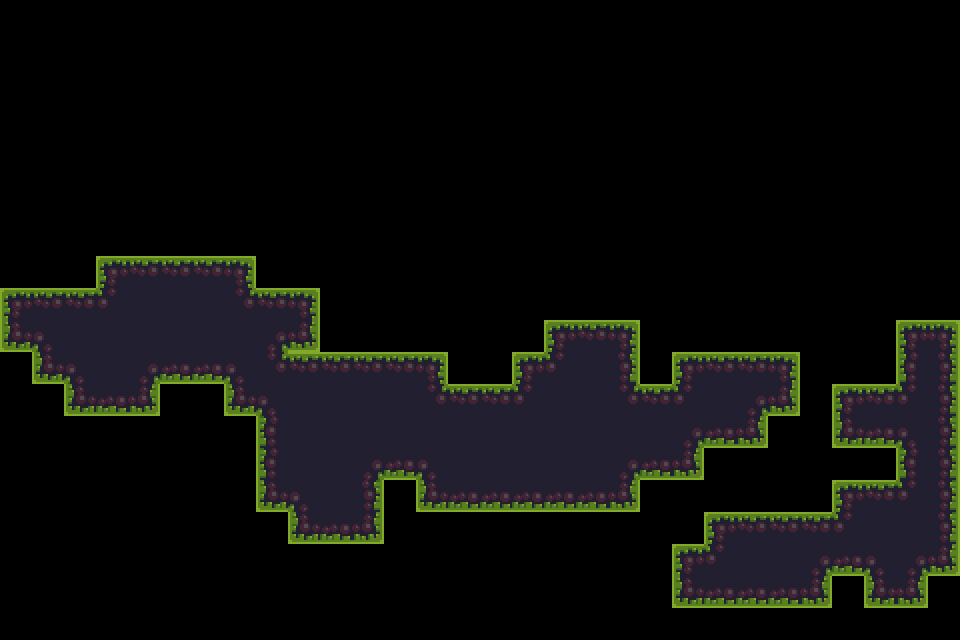

Below is a game level as drawn by its tile map, then a one-line description and the .tmx file that defines it, in full:
An orthogonal 30x20 tile map with 32x32 px tiles, 1 tile layer (Tile Layer 1) and 19 objects.

<map version="1.8" tiledversion="1.8.5" orientation="orthogonal" renderorder="right-down" width="30" height="20" tilewidth="32" tileheight="32" infinite="0" nextlayerid="10" nextobjectid="43">
 <editorsettings>
  <export target="test.json" format="json" />
 </editorsettings>
 <tileset firstgid="1" source="../../Assets/TileSets/test.tsx" />
 <layer id="8" name="Tile Layer 1" width="30" height="20">
  <data encoding="csv">
0,0,0,0,0,0,0,0,0,0,0,0,0,0,0,0,0,0,0,0,0,0,0,0,0,0,0,0,0,0,
0,0,0,0,0,0,0,0,0,0,0,0,0,0,0,0,0,0,0,0,0,0,0,0,0,0,0,0,0,0,
0,0,0,0,0,0,0,0,0,0,0,0,0,0,0,0,0,0,0,0,0,0,0,0,0,0,0,0,0,0,
0,0,0,0,0,0,0,0,0,0,0,0,0,0,0,0,0,0,0,0,0,0,0,0,0,0,0,0,0,0,
0,0,0,0,0,0,0,0,0,0,0,0,0,0,0,0,0,0,0,0,0,0,0,0,0,0,0,0,0,0,
0,0,0,0,0,0,0,0,0,0,0,0,0,0,0,0,0,0,0,0,0,0,0,0,0,0,0,0,0,0,
0,0,0,0,0,0,0,0,0,0,0,0,0,0,0,0,0,0,0,0,0,0,0,0,0,0,0,0,0,0,
0,0,0,0,0,0,0,0,0,0,0,0,0,0,0,0,0,0,0,0,0,0,0,0,0,0,0,0,0,0,
0,0,0,1,21,2,21,3,0,0,0,0,0,0,0,0,0,0,0,0,0,0,0,0,0,0,0,0,0,0,
1,2,2,22,10,10,10,20,2,3,0,0,0,0,0,0,0,0,0,0,0,0,0,0,0,0,0,0,0,0,
17,6,10,10,10,10,10,10,4,19,0,0,0,0,0,0,0,1,21,3,0,0,0,0,0,0,0,0,1,3,
0,17,6,10,4,5,18,6,20,2,2,21,2,3,0,0,1,22,10,12,0,1,2,2,3,0,0,0,14,11,
0,0,17,5,19,0,0,17,6,10,10,10,10,20,2,2,22,10,10,20,21,22,10,4,19,0,1,21,22,11,
0,0,0,0,0,0,0,0,14,10,10,10,10,10,10,10,10,10,10,10,10,4,5,19,0,0,17,18,6,11,
0,0,0,0,0,0,0,0,9,10,10,4,18,6,10,10,10,10,10,4,18,19,0,0,0,0,0,0,14,11,
0,0,0,0,0,0,0,0,17,6,10,11,0,17,5,5,5,5,18,19,0,0,0,0,0,0,1,2,22,12,
0,0,0,0,0,0,0,0,0,17,5,19,0,0,0,0,0,0,0,0,0,0,1,2,2,2,22,10,10,11,
0,0,0,0,0,0,0,0,0,0,0,0,0,0,0,0,0,0,0,0,0,1,22,10,10,4,18,6,4,19,
0,0,0,0,0,0,0,0,0,0,0,0,0,0,0,0,0,0,0,0,0,17,18,18,5,19,0,17,19,0,
0,0,0,0,0,0,0,0,0,0,0,0,0,0,0,0,0,0,0,0,0,0,0,0,0,0,0,0,0,0
</data>
 </layer>
 <objectgroup id="9" name="Object Layer 1">
  <object id="14" x="96" y="256" width="160" height="32" />
  <object id="15" x="0" y="288" width="320" height="64" />
  <object id="16" x="32" y="352" width="416" height="32" />
  <object id="17" x="64" y="384" width="96" height="32" />
  <object id="19" x="224" y="384" width="576" height="32" />
  <object id="20" x="672" y="352" width="128" height="32" />
  <object id="21" x="512" y="352" width="128" height="32" />
  <object id="22" x="544" y="320" width="96" height="32" />
  <object id="23" x="256" y="416" width="512" height="32" />
  <object id="24" x="256" y="448" width="448" height="32" />
  <object id="25" x="416" y="480" width="224" height="32" />
  <object id="26" x="288" y="480" width="96" height="64" />
  <object id="27" x="256" y="480" width="32" height="32" />
  <object id="37" x="896" y="320" width="64" height="256" />
  <object id="38" x="832" y="384" width="64" height="64" />
  <object id="39" x="832" y="480" width="64" height="96" />
  <object id="40" x="864" y="576" width="64" height="32" />
  <object id="41" x="704" y="512" width="128" height="96" />
  <object id="42" x="672" y="544" width="32" height="64" />
 </objectgroup>
</map>